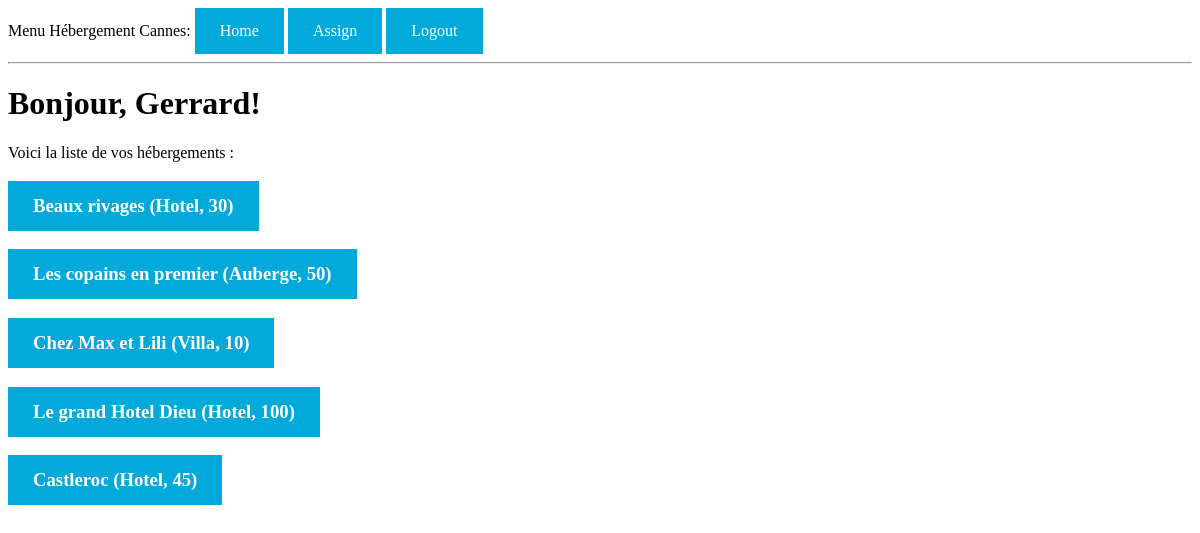
The page /index (signed in) on the database its author committed.
### app/models.py (models this page shows, shortened)
class User(UserMixin, db.Model):
    id = db.Column(db.Integer, primary_key=True)
    username = db.Column(db.String(64), index=True, unique=True)
    statut = db.Column(db.Boolean, default=True)
    password_hash = db.Column(db.String(128))

class Hotel(db.Model):
    id = db.Column(db.Integer, primary_key=True)
    name = db.Column(db.String(64), index=True, unique=True)
    type = db.Column(db.String(64))
    numb_place = db.Column(db.Integer)
    resp_id = db.Column(db.Integer, db.ForeignKey('user.id'))
    owner_id = db.Column(db.Integer, db.ForeignKey('user.id'))
    resp = db.relationship('User', uselist=False, foreign_keys='Hotel.resp_id')
    owner = db.relationship('User', uselist=False,
                            foreign_keys='Hotel.owner_id')
    services = db.relationship('Service', backref='hotel')
    places = db.relationship('Place', backref='hotel')

### app/routes.py (the view)
@app.route('/', methods=['GET', 'POST'])
@app.route('/index', methods=['GET', 'POST'])
@login_required
def index():
    if current_user.statut is True:
        h = Hotel.query.filter_by(owner_id=current_user.id).all()
    else:
        h = Hotel.query.filter_by(resp_id=current_user.id).all()
    return render_template('index.html', title='Home', hotels=h)

### app/models.py (called while the page is built)
@login.user_loader
def load_user(id):
    return User.query.get(int(id))

### app/templates/index.html (shortened to what this page needs)
{% extends "base.html" %}
{% block content %}
    <h1>Bonjour, {{ current_user.username }}!</h1>
    <p>Voici la liste de vos hébergements : </p>
    {% for h in hotels %}
      <h3><a href="/hotel/{{ h.id }}">{{ h.name }} ({{ h.type }}, {{ h.numb_place }})</a></h3>
    {% endfor %}
{% endblock %}

### app/templates/base.html (style rules this page uses)
a:link, a:visited { background-color: #01A9DB; color: white; padding: 14px 25px; text-align: center; text-decoration: none; display: inline-block; }

### app/templates/index.html (style rules this page uses)
a:link, a:visited { background-color: #01A9DB; color: white; padding: 14px 25px; text-align: center; text-decoration: none; display: inline-block; }

### rows shown on the page
User: username "Gerrard"
Hotel: name "Beaux rivages", type "Hotel", numb_place "30"
Hotel: name "Les copains en premier", type "Auberge", numb_place "50"
Hotel: name "Chez Max et Lili", type "Villa", numb_place "10"
Hotel: name "Le grand Hotel Dieu", type "Hotel", numb_place "100"
Hotel: name "Castleroc", type "Hotel", numb_place "45"
